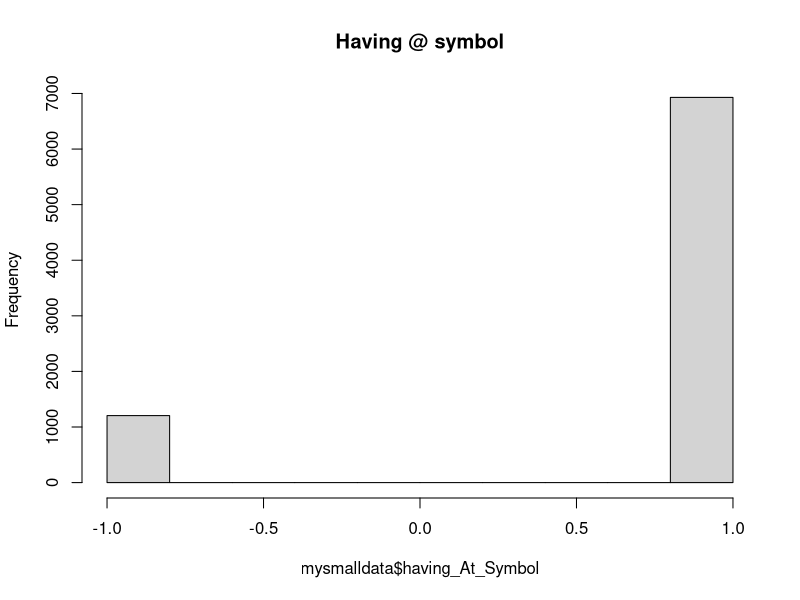
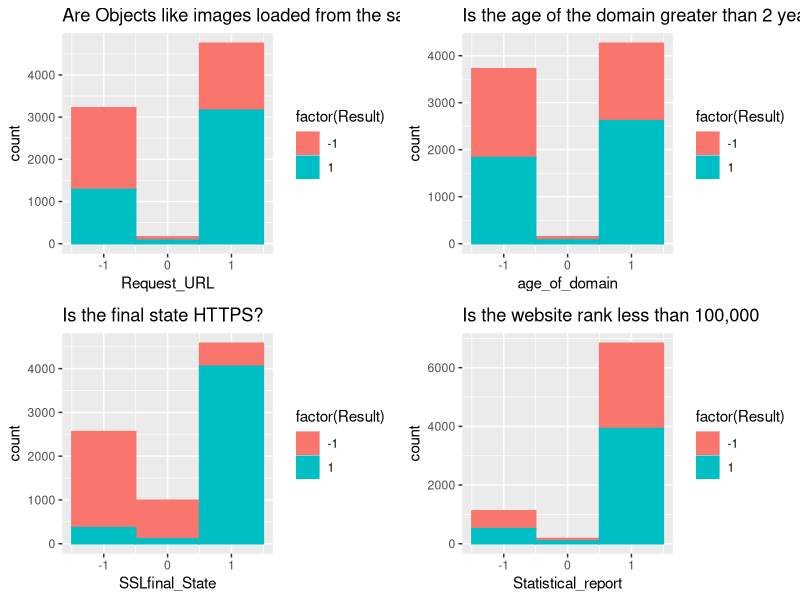

The R script that drew these images, in order:
# setwd('/home/colby/Documents/GitHub/Phishing_URL_Identification/')

# to comment out a chunk ctrl+shift+c

# Required Packages
# install.packages("ggplot2")
# install.packages("gridExtra")
library(ggplot2)
library(gridExtra)

#Loading in the data
mysmalldata <- read.csv("rawDataSetSmall.csv")
myrawdata <- read.csv("rawDataSet.csv", stringsAsFactors = F)

# Renaming data according to provided paper.
data_names <- c("id","having_IP_address","URL_Length","Shortining_Service","having_At_Symbol",
                "double_slash_redirecting","Prefix_Suffix","having_Sub_Domain","SSLfinal_State",
                "Domain_registration_length","Favicon","Port","HTTPS_token","Request_URL",
                "URL_of_Anchor","Links_in_tags","SFH","Submitting_to_email","Abnormal_URL",
                "Redirect","on_mouseover","RightClick","popUpWindow","Iframe","age_of_domain",
                "DNSRecord","web_traffic","Page_Rank","Google_Index","Links_pointing_to_page",
                "Statistical_report","Result")

names(mysmalldata) <- data_names
names(myrawdata) <- data_names

# Creating functions to clean the data.

# Function that removes all non-existance result rows
clean_results <- function(df) {
  does_exist <- c()
  i <- 1
  while (i <= (nrow(df))) {
    if (is.na(df[i,ncol(df)])) {
      does_exist[i] <- F
    } else {
      does_exist[i] <- T
    }
    i <- i + 1
  }
  return(df[does_exist,])
}

# Function that replaces all NA's with zeros
replace_zero <- function(df) {
  i <- 2
  while (i <= (ncol(df)-1)) {
    j <- 1
    while (j<= nrow(df[i])) {
      if (is.na(df[[i]][j])) {
        df[[i]][j] <- 0
      }
      j <- j + 1
    }
    i <- i + 1
  }
  return(df)
}

# Function that replaces the unknown with an average.
replace_average <- function(df) {
  i <- 2
  while (i <= (ncol(df)-1)) {
    j <- 1
    average = mean(df[,i], na.rm=T)
    while (j<= nrow(df[i])) {
      if (is.na(df[[i]][j])) {
        df[[i]][j] <- average
      }
      j <- j + 1
    }
    i <- i + 1
  }
  return(df)
}

#Function that replaces all NAs with a proportional (yet random) distribution of -1 or 1 based on known values

replace_distribution <- function(df) {
  i <- 2
  while (i <= (ncol(df)-1)) {
    j <- 1
    uniq1 <- c(0,-1, 1)
    cnt <- tabulate(df[,i], uniq1)
    prop <- cnt[2] / cnt[3]
    nmbr<-ifelse(runif(1)<=prop,-1,1)

    while (j<= nrow(df[i])) {
      if (is.na(df[[i]][j])) {
        df[[i]][j] <- nmbr
      }
      j <- j + 1
    }
    i <- i + 1
  }
  return(df)
}

# Function that replaces the unknown with the most often
replace_mode <- function(df) {
  i <- 2
  while (i <= (ncol(df)-1)) {
    j <- 1
    value_matrix <- matrix(table(df[,i]))
    value <- -1
    if (nrow(value_matrix) == 3) {
      if (value_matrix[1] > value_matrix[2] && value_matrix[1] > value_matrix[3]) {
        value <- -1
      } else if (value_matrix[2] > value_matrix[3]) {
        value <- 0
      } else {
        value <- 1
      }
    } else {
      if (value_matrix[1] > value_matrix[2]) {
        value <- -1
      } else {
        value <- 1
      }
    }
    while (j<= nrow(df[i])) {
      if (is.na(df[[i]][j])) {
        df[[i]][j] <- value
      }
      j <- j + 1
    }
    i <- i + 1
  }
  return(df)
}

#Randomly generates either a -1,0,1
set0<-c(-1,0,1)
replace_random_withzero <- function(df) {
  i <- 2
  while (i <= (ncol(df)-1)) {
    j <- 1
    while (j<= nrow(df[i])) {
      if (is.na(df[[i]][j])) {
        value<-sample(set0,1)
        df[[i]][j] <- value
      }
      j <- j + 1
    }
    i <- i + 1
  }
  return(df)
}

# Using a low ranking value to determine what 1 and -1 represents.
hist(mysmalldata$having_At_Symbol, main="Having @ symbol")
# 1 represents phishing, -1 represents ligitimant and 0 represents suspicous.

# Getting datasets
small_cleaned_results <- clean_results(mysmalldata)
small_cleaned_zeros <- replace_zero(small_cleaned_results)
small_cleaned_average <- replace_average(small_cleaned_results)


# Plotting information
p1 <- ggplot(small_cleaned_zeros, aes(x=Request_URL, color=factor(Result), fill=factor(Result))) +
  geom_histogram(bins=3) +
  ggtitle("Are Objects like images loaded from the same domain?")

p2 <- ggplot(small_cleaned_zeros, aes(x=age_of_domain, color=factor(Result), fill=factor(Result))) +
  geom_histogram(bins=3) +
  ggtitle("Is the age of the domain greater than 2 years?")

p3 <- ggplot(small_cleaned_zeros, aes(x=SSLfinal_State, color=factor(Result), fill=factor(Result))) +
  geom_histogram(bins=3) +
  ggtitle("Is the final state HTTPS?")

p4 <-ggplot(small_cleaned_zeros, aes(x=Statistical_report, color=factor(Result), fill=factor(Result))) +
  geom_histogram(bins=3) +
  ggtitle("Is the website rank less than 100,000")

grid.arrange(p1,p2,p3,p4, nrow=2)

